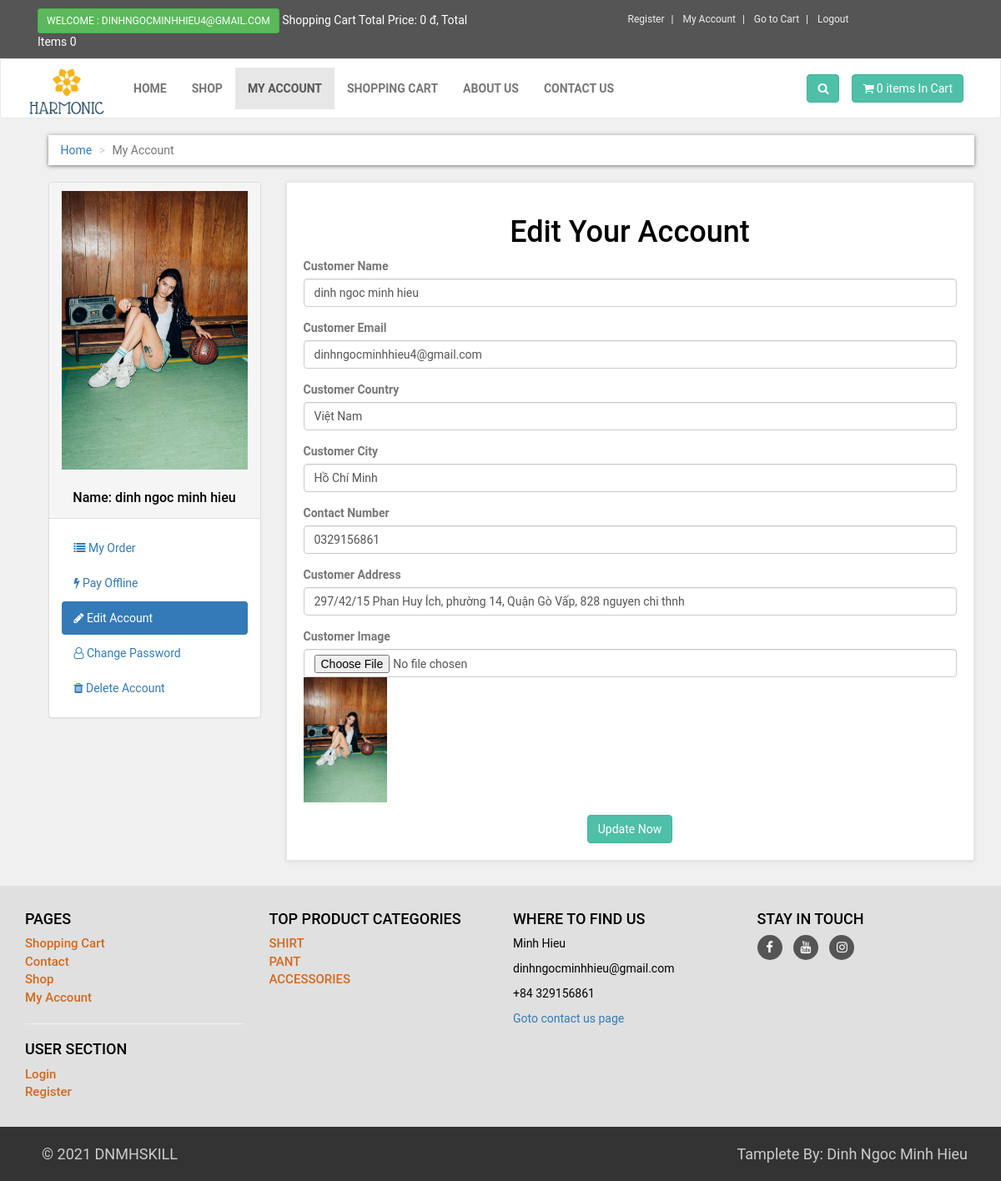
The app's page /customer/my_account.php?edit_act (signed in) with its own data.
### tables this page shows
CREATE TABLE `customers` (
  `customer_id` int(100) NOT NULL,
  `customer_name` varchar(255) NOT NULL,
  `customer_email` varchar(255) NOT NULL,
  `customer_pass` varchar(255) NOT NULL,
  `customer_country` text NOT NULL,
  `customer_city` text NOT NULL,
  `customer_contact` varchar(255) NOT NULL,
  `customer_address` text NOT NULL,
  `customer_image` text NOT NULL,
  `customer_ip` varchar(255) NOT NULL,
  `code` varchar(10) NOT NULL,
  `updated_time` timestamp NOT NULL DEFAULT current_timestamp() ON UPDATE current_timestamp()
);

CREATE TABLE `product_category` (
  `p_cat_id` int(10) NOT NULL,
  `p_cat_title` text NOT NULL,
  `p_cat_desc` text NOT NULL
);

### customer/edit_act.php (the view, shortened to what this page needs)
<?php
$customer_email=$_SESSION['customer_email'];
$get_customer="select * from customers where customer_email='$customer_email'";
$run_cust=mysqli_query($con, $get_customer);
$row_cust=mysqli_fetch_array($run_cust);
$customer_name=$row_cust['customer_name'];
$customer_email=$row_cust['customer_email'];
$customer_country=$row_cust['customer_country'];
$customer_city=$row_cust['customer_city'];
$customer_contact=$row_cust['customer_contact'];
$customer_address=$row_cust['customer_address'];
$customer_image=$row_cust['customer_image'];
?>
<div class="box">
<form action="" method="POST" enctype="multipart/form-data">
    <center>
        <h1 style="text-align: center; color:black;">Edit Your Account</h1>
    </center>
    <div class="form-group" >
        <label class="text-muted">Customer Name</label>
        <input type="text" name="c_name" class="form-control" value="<?php echo $customer_name; ?>"  pattern="^[A-Za-z].*" title="Begin with a words" required>
    </div>
    <div class="form-group">
        <label class="text-muted">Customer Email</label>
        <input type="text" name="c_email" class="form-control" value="<?php echo $customer_email; ?>" required pattern="[a-z0-9._%+-]+@[a-z0-9.-]+\.[a-z]{2,3}$" title="example@ex.com">
    </div>
    <div class="form-group">
        <label class="text-muted">Customer Country</label>
        <input type="text" name="c_country" class="form-control" value="<?php echo $customer_country; ?>" required pattern="^[A-Za-z].*" title="Begin with a words">
    </div>
    <div class="form-group">
        <label class="text-muted">Customer City</label>
        <input type="text" name="c_city" class="form-control" value="<?php echo $customer_city; ?>" required pattern="^[A-Za-z].*" title="Begin with a words">
    </div>
    <div class="form-group">
        <label class="text-muted">Contact Number</label>
        <input type="text" name="c_number" class="form-control" value="<?php echo $customer_contact; ?>" required maxlength="10" pattern="(\+84|0)\d{9,10}" title="Only number !">
    </div>
    <div class="form-group">
        <label class="text-muted">Customer Address</label>
        <input type="text" name="c_address" class="form-control" value="<?php echo $customer_address; ?>" required pattern="^[A-Za-z0-9].*">
    </div>
    <div class="form-group">
        <label class="text-muted">Customer Image</label>
        <input type="file" name="c_image" class="form-control" required>
        <img src="./customer_images/<?php echo $customer_image; ?>" class="img-responsive" height="100" width="100" alt="hinh">
    </div>
    <div class="text-center">
        <button class="btn btn-primary" name="update">
            Update Now
        </button>
    </div>
    </form>
</div>

### customer/includes/sidebar.php
<div class="panel panel-default sidebar-menu">
    <div class="panel-heading">
    <?php
        $session_customer= $_SESSION['customer_email'];
        $get_cust="select * from customers where customer_email='$session_customer'";
        $run_cust=mysqli_query($con,$get_cust);
        $row_customers=mysqli_fetch_array($run_cust);
        $customer_image= $row_customers['customer_image'];
        $customer_name= $row_customers['customer_name'];
        if(!isset($_SESSION['customer_email'])){
        }else{
            echo "
             <center>
            <img src='customer_images/$customer_image' class='img-responsive'>
            </center>
            <br>
             <h3 align='center' class='panel-title' style='color:black;'>Name: $customer_name</h3>";
        }
    ?>
    </div>
    <div class="panel-body">
        <div class="nav nav-pills nav-stacked">
            <li class= "<?php if(isset($_GET['my_order'])){echo "active";}?> ">
                <a href="my_account.php?my_order">
                   <i class="fa fa-list"></i> My Order</a>
            </li>
            <li class="<?php if(isset($_GET['pay_offline'])){echo "active";}?>">
                <a href="my_account.php?pay_offline">
                   <i class="fa fa-bolt"></i> Pay Offline
                </a>
            </li>
            <li class="<?php if(isset($_GET['edit_act'])){echo "active";}?>">
                <a href="my_account.php?edit_act">
                   <i class="fa fa-pencil"></i> Edit Account
                </a>
            </li>
            <li class="<?php if(isset($_GET['change_pass'])){echo "active";}?>">
                <a href="my_account.php?change_pass">
                   <i class="fa fa-user-o"></i> Change Password
                </a>
            </li>
            <li class="<?php if(isset($_GET['delete_ac'])){echo "active";}?>">
                <a href="my_account.php?delete_ac">
                   <i class="fa fa-trash"></i> Delete Account
                </a>
            </li>
        </div>
    </div>
</div>

### customer/includes/footer.php (shortened to what this page needs)
<div id="footer">
    <div class="container">
        <div class="row">
            <div class="col-md-3 col-sm-6" >
                <h4 >Pages</h4>
                <ul>
                    <li><a href="../cart.php">Shopping Cart</a> </li>
                    <li><a href="../contactus.php">Contact</a> </li>
                    <li><a href="../shop.php">Shop</a> </li>
                    <li><a href="/my_account.php">My Account</a> </li>
                </ul>
                <hr>
                <h4>User Section</h4>
                <ul>
                    <li><a href="../checkout.php">Login</a></li>
                    <li><a href="../customer_registration.php">Register</a></li>
                </ul>
            </div>
            <div class="col-md-3 col-sm-6">
                <h4>Top Product Categories</h4>
                <ul>
                <?php
                        $get_p_cats="select * from product_category";
                        $run_p_cats=mysqli_query($con,$get_p_cats);
                        while($row_p_cat=mysqli_fetch_array($run_p_cats)){
                            $p_cat_id= $row_p_cat['p_cat_id'];
                            $p_cat_title= $row_p_cat['p_cat_title'];
                            echo"
                            <li> <a href='../shop.php'?p_cat=$p_cat_id> $p_cat_title</a> </li>";
                        }
                    ?>
                </ul>
            </div>
            <div class="col-md-3 col-sm-6">
                <h4>Where to find us</h4>
                <p class="text-muted">
                    <p style="color: black">Minh Hieu</p>
                    <p style="color: black">dinhngocminhhieu@gmail.com</p>
                     <p style="color: black">+84 329156861</p>
                </p>
                <a href="../contactus.php">Goto contact us page</a>
            </div>
            <div class="col-md-3 col-sm-6">
                <h4>Stay In Touch</h4>
                <p class="social">
                    <a href="#"><i class="fa fa-facebook"></i></a>
                    <a href="#"><i class="fa fa-youtube"></i></a>
                    <a href="#"><i class="fa fa-instagram"></i></a>
                </p>
            </div>
        </div>
    </div>
</div>
    <div id="copyright">
        <div class="container">
            <div class="col-md-6">
                <p class="pull-left">
                   &copy; 2021 DNMHSKILL
                </p>
            </div>
            <div class="col-md-6">
                <p class="pull-right">
                    Tamplete By: Dinh Ngoc Minh Hieu
                </p>
            </div>
        </div>
    </div>

### customer/styles/style.css (style rules this page uses)
* { margin: 0; padding: 0; box-sizing: border-box; }
body { font-family:"Roboto", helvetica,arial,sans-ser ; font-size: 14px; line-height:1.42857143; color: #33333333; background-color:#f0f0f0; }
.btn-primary { color: rgb(255,255,255); background-color:rgb(79,191,168); border-color: rgb(65,179,156); }
.box { background-color: #fff; margin: 0 0 30px; border: solid 1px #e6e6e6; padding:20px; box-shadow: 0 1px 5px rgba(0,0,0,0.1); }
#content .panel.sidebar-menu { box-sizing: border-box; box-shadow: 0 1px 5pxx rgba(0,0,0,0.1); }
#content .panel.sidebar-menu h3 { padding: 5px 0; margin: 0; text-align: center; }
.row { display: flex; flex-wrap: wrap; }
#footer { background:#e0e0e0; padding:20px 0; }
#footer ul { padding-left: 0; list-style: none; }
#footer ul a { color :chocolate; font-size:15px; font-weight: 500; padding: 20px 0; }
#footer .social { text-align: left; }
#footer .social a { margin: 0 10px 0 0; color: #ffffff; display: inline-block; width: 30px; height: 30px; border-radius: 15px; line-height: 30px; font-size: 15px; text-align: center; transition: all 0.2s ease-out; vertical-align: bottom; background-color: #555555; }
#footer h4 { color: black; text-transform:uppercase; }
#copyright { background-color:#333; color:#ccc; padding:20px; font-size: 18px; }
#copyright p { margin: 0; }
html { scroll-behavior: smooth; }

### records on screen
customers: customer_image (picture), customer_name "dinh ngoc minh hieu", c_name "dinh ngoc minh hieu", c_email "dinhngocminhhieu4@gmail.com", c_country "Việt Nam", c_city "Hồ Chí Minh", c_number "0329156861", c_address "297/42/15 Phan Huy Ích, phường 14, Quận Gò Vấp, 828 nguyen chi thnh"
product_category: p_cat_title "SHIRT"
product_category: p_cat_title "PANT"
product_category: p_cat_title "ACCESSORIES"

### other values on screen
$_SESSION['customer_email'] "DINHNGOCMINHHIEU4@GMAIL.COM"
$total "0"
$count "0 0"
